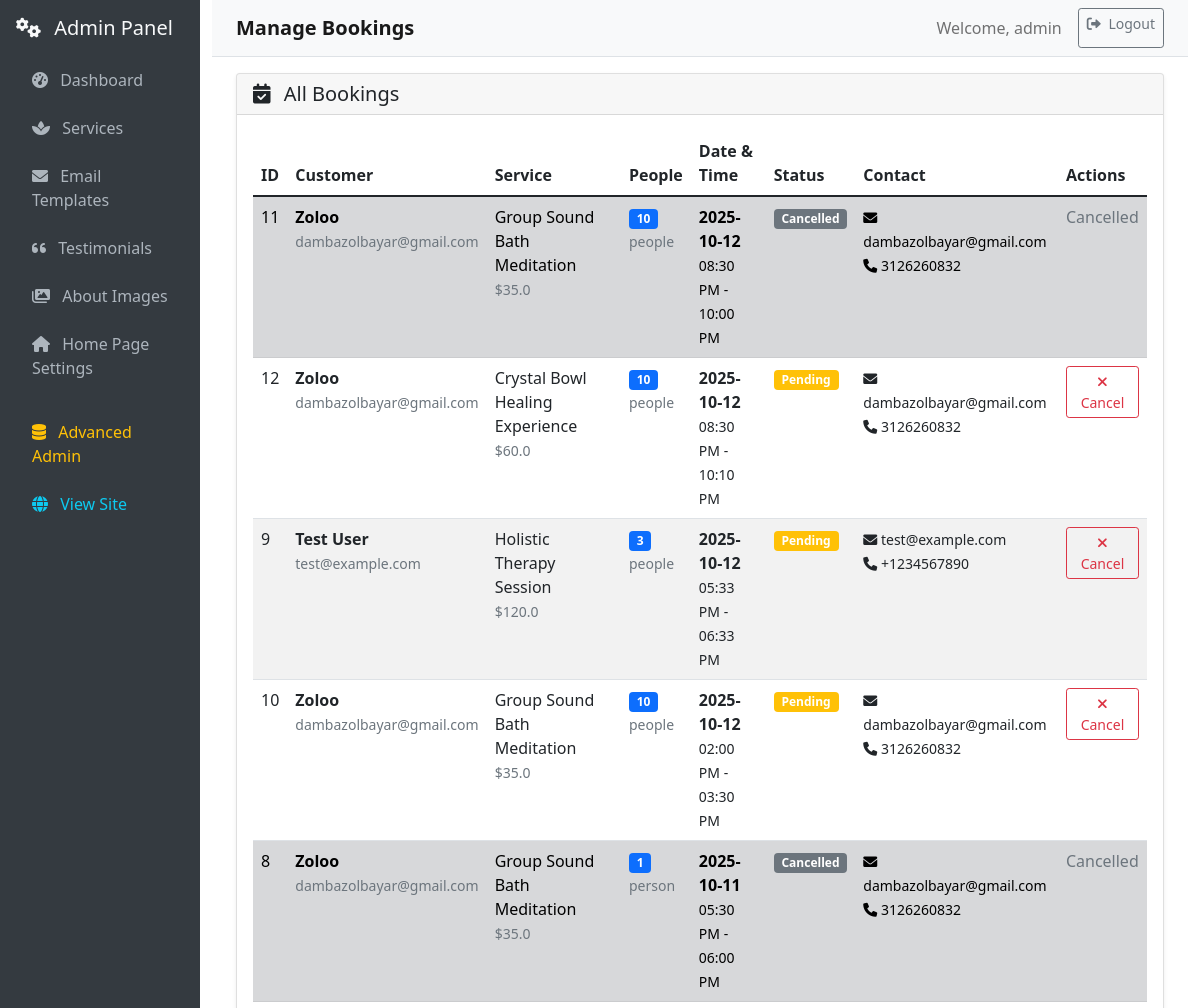
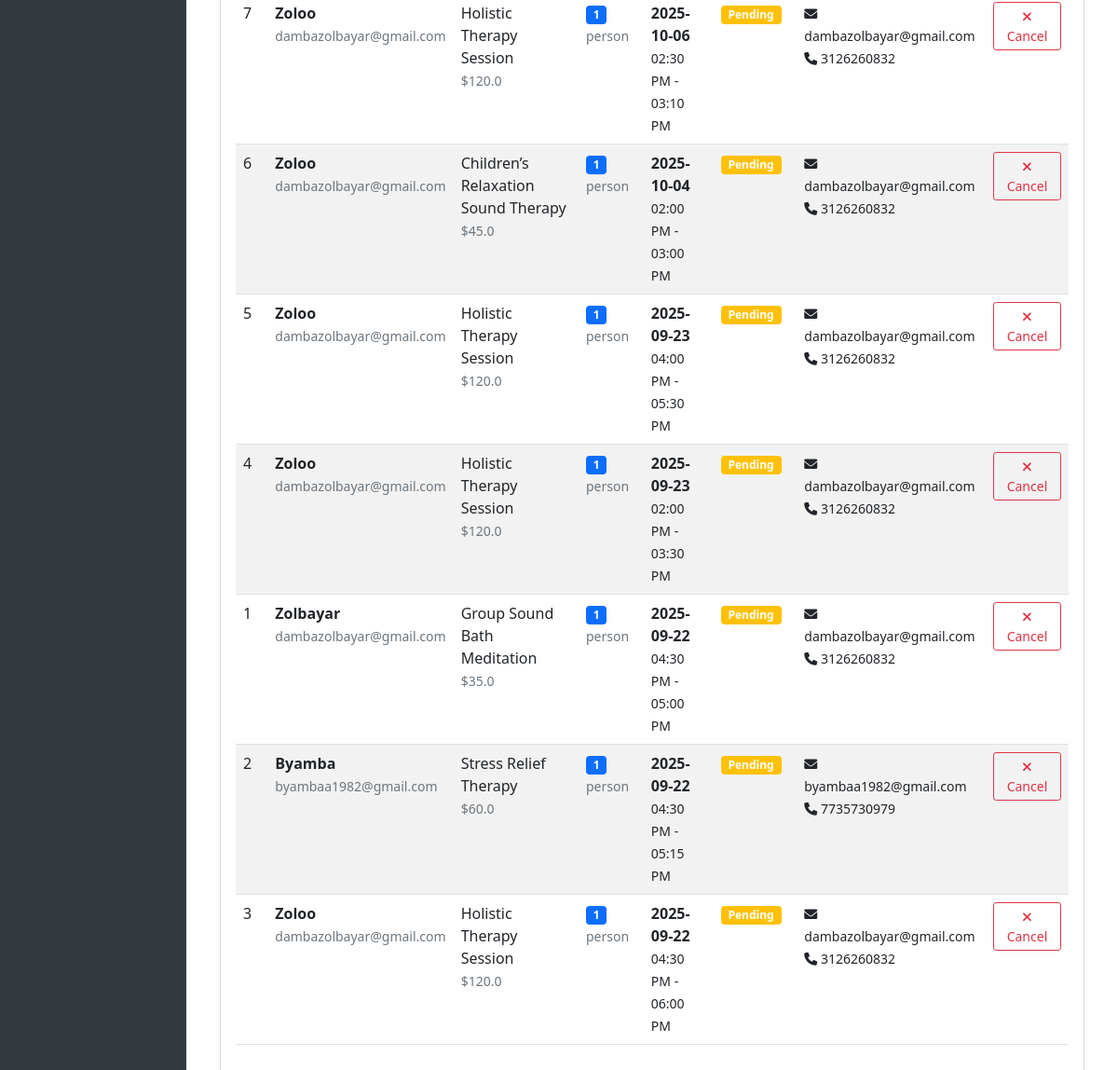
Page /web_admin/bookings (signed in) on the committed database (2 pictures, top to bottom).
### db/models.py (models this page shows, shortened)
class User(db.Model, UserMixin):
    __tablename__ = 'users'
    id = db.Column(db.Integer, primary_key=True, autoincrement=True)
    is_paid = db.Column(db.Boolean, default=False)
    username = db.Column(db.String(80), nullable=False, unique=True)
    email = db.Column(db.String(120), nullable=False, unique=True)
    password = db.Column(db.String(128), nullable=False)
    role_id = db.Column(db.Integer, db.ForeignKey('roles.id'), nullable=False)
    role = db.relationship('Role', backref=db.backref('users', lazy=True))
    created_at = db.Column(db.DateTime, default=db.func.now())
    updated_at = db.Column(db.DateTime, default=db.func.now(), onupdate=db.func.now())

class Booking(db.Model):
    id = db.Column(db.Integer, primary_key=True)
    user_name = db.Column(db.String(100), nullable=False)
    email = db.Column(db.String(120), nullable=False)
    phone_number = db.Column(db.String(20), nullable=True)  # Added for SMS reminders
    start_time = db.Column(db.DateTime, nullable=False)
    end_time = db.Column(db.DateTime, nullable=False)
    status = db.Column(db.String(20), default='pending')  # pending, confirmed, cancelled
    admin_notes = db.Column(db.String(255), nullable=True)
    num_people = db.Column(db.Integer, default=1, nullable=False)  # Number of people in the booking (1-10)
    created_at = db.Column(db.DateTime, default=datetime.utcnow)
    service_id = db.Column(db.Integer, db.ForeignKey('services.id'), nullable=True)
    service = db.relationship("Service", backref="bookings")

class Service(db.Model):
    __tablename__ = "services"
    id = db.Column(db.Integer, primary_key=True)
    name = db.Column(db.String(100), nullable=False)
    description = db.Column(db.Text, nullable=True)
    price = db.Column(db.Float, nullable=False)
    duration = db.Column(db.Integer, nullable=False)  # Duration in minutes
    image_path = db.Column(db.String(255), nullable=True)  # Path to service image
    language = db.Column(db.String(3), nullable=False, default='ENG')  # ENG or MON

### routes/web_admin.py (the view)
@web_admin_bp.route('/bookings')
@admin_required
def admin_bookings():
    from db.models import Booking, Service
    bookings = Booking.query.order_by(Booking.start_time.desc()).all()
    return render_template('admin/bookings.html', bookings=bookings)

### routes/web_admin.py (called while the page is built)
def admin_required(f):
    @wraps(f)
    @login_required
    def decorated_function(*args, **kwargs):
        if not current_user.is_authenticated or current_user.role.name != 'admin':
            flash('Admin access required.', 'error')
            return redirect(url_for('main.home'))
        return f(*args, **kwargs)
    return decorated_function

### templates/admin/bookings.html (shortened to what this page needs)
{% extends "admin/base.html" %}
{% block page_title %}Manage Bookings{% endblock %}
{% block content %}
<div class="row">
    <div class="col-12">
        <div class="card">
            <div class="card-header">
                <h5 class="card-title mb-0">
                    <i class="fas fa-calendar-check me-2"></i>
                    All Bookings
                </h5>
            </div>
            <div class="card-body">
                {% if bookings %}
                <div class="table-responsive">
                    <table class="table table-striped">
                        <thead>
                            <tr>
                                <th>ID</th>
                                <th>Customer</th>
                                <th>Service</th>
                                <th>People</th>
                                <th>Date & Time</th>
                                <th>Status</th>
                                <th>Contact</th>
                                <th>Actions</th>
                            </tr>
                        </thead>
                        <tbody>
                            {% for booking in bookings %}
                            <tr class="{% if booking.status == 'cancelled' %}table-secondary{% elif booking.status == 'confirmed' %}table-success{% endif %}">
                                <td>{{ booking.id }}</td>
                                <td>
                                    <strong>{{ booking.user_name }}</strong>
                                    <br>
                                    <small class="text-muted">{{ booking.email }}</small>
                                </td>
                                <td>
                                    {% if booking.service %}
                                        {{ booking.service.name }}
                                        <br>
                                        <small class="text-muted">${{ booking.service.price }}</small>
                                    {% else %}
                                        <span class="text-muted">No service</span>
                                    {% endif %}
                                </td>
                                <td>
                                    <span class="badge bg-primary">{{ booking.num_people }}</span>
                                    <br>
                                    <small class="text-muted">{{ 'person' if booking.num_people == 1 else 'people' }}</small>
                                </td>
                                <td>
                                    <strong>{{ booking.start_time.strftime('%Y-%m-%d') }}</strong>
                                    <br>
                                    <small>{{ booking.start_time.strftime('%I:%M %p') }} - {{ booking.end_time.strftime('%I:%M %p') }}</small>
                                </td>
                                <td>
                                    {% if booking.status == 'pending' %}
                                        <span class="badge bg-warning">Pending</span>
                                    {% elif booking.status == 'confirmed' %}
                                        <span class="badge bg-success">Confirmed</span>
                                    {% elif booking.status == 'cancelled' %}
                                        <span class="badge bg-secondary">Cancelled</span>
                                    {% else %}
                                        <span class="badge bg-secondary">{{ booking.status.title() }}</span>
                                    {% endif %}
                                </td>
                                <td>
                                    <small>
                                        <i class="fas fa-envelope"></i> {{ booking.email }}
                                        {% if booking.phone_number %}
                                        <br>
                                        <i class="fas fa-phone"></i> {{ booking.phone_number }}
                                        {% endif %}
                                    </small>
                                </td>
                                <td>
                                    {% if booking.status != 'cancelled' %}
                                    <button class="btn btn-sm btn-outline-danger"
                                            onclick="confirmCancelBooking({{ booking.id }}, '{{ booking.user_name }}')">
                                        <i class="fas fa-times"></i> Cancel
                                    </button>
                                    {% else %}
                                    <span class="text-muted">Cancelled</span>
                                    {% endif %}
                                </td>
                            </tr>
                            {% endfor %}
                        </tbody>
                    </table>
                </div>
                {% else %}
                <div class="text-center py-4">
                    <i class="fas fa-calendar-times fa-3x text-muted mb-3"></i>
                    <h5 class="text-muted">No bookings found</h5>
                    <p class="text-muted">Bookings will appear here once customers start booking services.</p>
                </div>
                {% endif %}
            </div>
        </div>
    </div>
</div>
{% endblock %}

### templates/admin/base.html (shortened to what this page needs)
<!DOCTYPE html>
<html lang="en">
<head>
    <link href="https://cdn.jsdelivr.net/npm/bootstrap@5.1.3/dist/css/bootstrap.min.css" rel="stylesheet">
    <link href="https://cdnjs.cloudflare.com/ajax/libs/font-awesome/6.0.0/css/all.min.css" rel="stylesheet">
</head>
<body>
    <div class="container-fluid">
        <div class="row">
            <nav class="col-md-3 col-lg-2 sidebar p-3">
                <div class="mb-3">
                    <h5 class="text-light">
                        <i class="fas fa-cogs me-2"></i>
                        Admin Panel
                    </h5>
                </div>
                <ul class="nav flex-column">
                    <li class="nav-item">
                        <a class="nav-link {% if request.endpoint == 'web_admin_panel.web_admin_panel' %}active{% endif %}"
                           href="{{ url_for('web_admin_panel.web_admin_panel') }}">
                            <i class="fas fa-tachometer-alt me-2"></i>
                            Dashboard
                        </a>
                    </li>
                    <li class="nav-item">
                        <a class="nav-link {% if request.endpoint == 'web_admin_panel.admin_services' %}active{% endif %}"
                           href="{{ url_for('web_admin_panel.admin_services') }}">
                            <i class="fas fa-spa me-2"></i>
                            Services
                        </a>
                    </li>
                    <li class="nav-item">
                        <a class="nav-link {% if request.endpoint == 'web_admin_panel.admin_emails' %}active{% endif %}"
                           href="{{ url_for('web_admin_panel.admin_emails') }}">
                            <i class="fas fa-envelope me-2"></i>
                            Email Templates
                        </a>
                    </li>
                    <li class="nav-item">
                        <a class="nav-link {% if request.endpoint == 'web_admin_panel.admin_testimonials' %}active{% endif %}"
                           href="{{ url_for('web_admin_panel.admin_testimonials') }}">
                            <i class="fas fa-quote-left me-2"></i>
                            Testimonials
                        </a>
                    </li>
                    <li class="nav-item">
                        <a class="nav-link {% if request.endpoint in ['web_admin_panel.admin_about_images', 'web_admin_panel.edit_about_image', 'web_admin_panel.create_about_image'] %}active{% endif %}"
                           href="{{ url_for('web_admin_panel.admin_about_images') }}">
                            <i class="fas fa-images me-2"></i>
                            About Images
                        </a>
                    </li>
                    <li class="nav-item">
                        <a class="nav-link {% if request.endpoint == 'web_admin_panel.admin_settings' %}active{% endif %}"
                           href="{{ url_for('web_admin_panel.admin_settings') }}">
                            <i class="fas fa-home me-2"></i>
                            Home Page Settings
                        </a>
                    </li>
                    <li class="nav-item mt-3">
                        <a class="nav-link text-warning" href="/admin/">
                            <i class="fas fa-database me-2"></i>
                            Advanced Admin
                        </a>
                    </li>
                    <li class="nav-item">
                        <a class="nav-link text-info" href="{{ url_for('main.home') }}">
                            <i class="fas fa-globe me-2"></i>
                            View Site
                        </a>
                    </li>
                </ul>
            </nav>
            <main class="col-md-9 col-lg-10 main-content">
                <nav class="navbar navbar-expand-lg navbar-light bg-light border-bottom">
                    <div class="container-fluid">
                        <span class="navbar-brand mb-0 h1">
                            {% block page_title %}Admin Panel{% endblock %}
                        </span>
                        <div class="navbar-nav ms-auto">
                            <span class="navbar-text me-3">
                                Welcome, {{ current_user.username }}
                            </span>
                            <a class="btn btn-outline-secondary btn-sm" href="/api/logout" onclick="handleLogout(event)">
                                <i class="fas fa-sign-out-alt me-1"></i>
                                Logout
                            </a>
                        </div>
                    </div>
                </nav>
                <div class="container-fluid mt-3">
                    {% block content %}{% endblock %}
                </div>
            </main>
        </div>
    </div>
</body>
</html>

### templates/admin/base.html (style rules this page uses)
.sidebar { min-height: 100vh; background: #343a40; }
.sidebar .nav-link { color: #adb5bd; border-radius: 0.25rem; margin: 0.25rem 0; }
.main-content { min-height: 100vh; }
.navbar-brand { font-weight: bold; }
.card { box-shadow: 0 0.125rem 0.25rem rgba(0, 0, 0, 0.075); border: 1px solid rgba(0, 0, 0, 0.125); }

### rows in the picture
User: username "admin"
Booking: id "11", user_name "Zoloo", email "dambazolbayar@gmail.com", service.name "Group Sound Bath Meditation", service.price "35.0", num_people "10", num_people "people", start_time "2025-10-12", start_time "08:30 PM", end_time "10:00 PM", status "Cancelled", phone_number "3126260832"
Booking: id "12", user_name "Zoloo", email "dambazolbayar@gmail.com", service.name "Crystal Bowl Healing Experience", service.price "60.0", num_people "10", num_people "people", start_time "2025-10-12", start_time "08:30 PM", end_time "10:10 PM", status "Pending", phone_number "3126260832"
Booking: id "9", user_name "Test User", email "test@example.com", service.name "Holistic Therapy Session", service.price "120.0", num_people "3", num_people "people", start_time "2025-10-12", start_time "05:33 PM", end_time "06:33 PM", status "Pending", phone_number "+1234567890"
Booking: id "10", user_name "Zoloo", email "dambazolbayar@gmail.com", service.name "Group Sound Bath Meditation", service.price "35.0", num_people "10", num_people "people", start_time "2025-10-12", start_time "02:00 PM", end_time "03:30 PM", status "Pending", phone_number "3126260832"
Booking: id "8", user_name "Zoloo", email "dambazolbayar@gmail.com", service.name "Group Sound Bath Meditation", service.price "35.0", num_people "1", num_people "person", start_time "2025-10-11", start_time "05:30 PM", end_time "06:00 PM", status "Cancelled", phone_number "3126260832"
Booking: id "7", user_name "Zoloo", email "dambazolbayar@gmail.com", service.name "Holistic Therapy Session", service.price "120.0", num_people "1", num_people "person", start_time "2025-10-06", start_time "02:30 PM", end_time "03:10 PM", status "Pending", phone_number "3126260832"
Booking: id "6", user_name "Zoloo", email "dambazolbayar@gmail.com", service.name "Children’s Relaxation Sound Therapy", service.price "45.0", num_people "1", num_people "person", start_time "2025-10-04", start_time "02:00 PM", end_time "03:00 PM", status "Pending", phone_number "3126260832"
Booking: id "5", user_name "Zoloo", email "dambazolbayar@gmail.com", service.name "Holistic Therapy Session", service.price "120.0", num_people "1", num_people "person", start_time "2025-09-23", start_time "04:00 PM", end_time "05:30 PM", status "Pending", phone_number "3126260832"
Booking: id "4", user_name "Zoloo", email "dambazolbayar@gmail.com", service.name "Holistic Therapy Session", service.price "120.0", num_people "1", num_people "person", start_time "2025-09-23", start_time "02:00 PM", end_time "03:30 PM", status "Pending", phone_number "3126260832"
Booking: id "1", user_name "Zolbayar", email "dambazolbayar@gmail.com", service.name "Group Sound Bath Meditation", service.price "35.0", num_people "1", num_people "person", start_time "2025-09-22", start_time "04:30 PM", end_time "05:00 PM", status "Pending", phone_number "3126260832"
Booking: id "2", user_name "Byamba", email "byambaa1982@gmail.com", service.name "Stress Relief Therapy", service.price "60.0", num_people "1", num_people "person", start_time "2025-09-22", start_time "04:30 PM", end_time "05:15 PM", status "Pending", phone_number "7735730979"
Booking: id "3", user_name "Zoloo", email "dambazolbayar@gmail.com", service.name "Holistic Therapy Session", service.price "120.0", num_people "1", num_people "person", start_time "2025-09-22", start_time "04:30 PM", end_time "06:00 PM", status "Pending", phone_number "3126260832"
